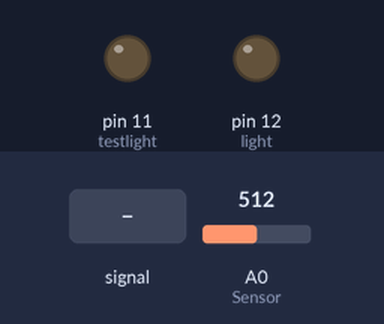
A sketch run on a simulated Arduino Uno, built with avr-gcc and run on an emulated ATmega328P. On the bench: output pins drawn as LEDs (lit = HIGH). Dashed ring = blinking. The inputs (shaded band) are chosen by the test bench; at power-on: A0 (Sensor) = 512. What the sketch prints to the serial monitor is not drawn.

Above: at 1.2 s.
1.3 s: A0 (Sensor) fed a 200 Hz sine of ±81 counts around its level
At 4.2 s:
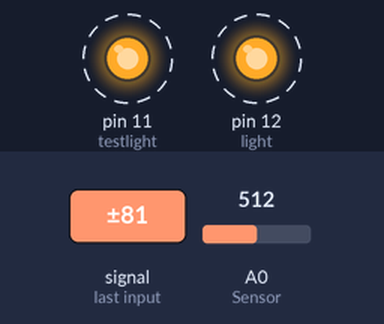
4.3 s: A0 (Sensor) set to 306
At 4.9 s:
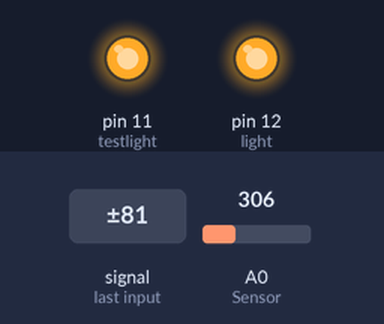
5.8 s: A0 (Sensor) set to 519
7.3 s: A0 (Sensor) set to 540
At 10.2 s:
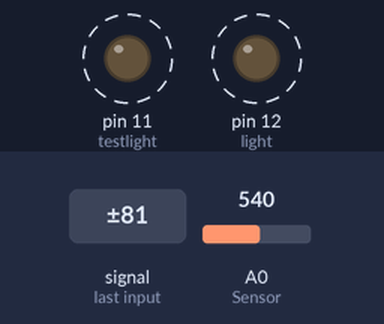
10.3 s: A0 (Sensor) set to 520
At 11.0 s:
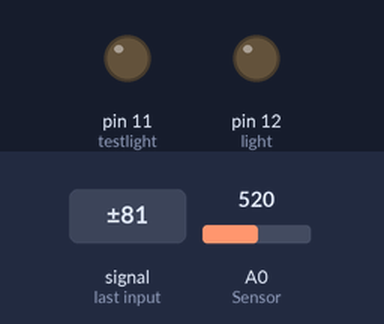
Timing chart, 0 to 12.8 s (numbered marks = the images above; inputs shaded):
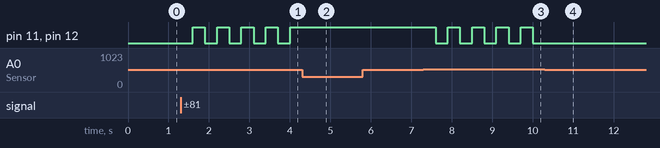

Measured:
- the behaviour switches between 530 and 531 on A0 (Sensor) (found by bisection; images 2 and 3)
- after the input at 1.3 s, pin 11 (testlight), pin 12 (light): alternates HIGH for 0.30 s and LOW for 0.30 s, starting after 0.30 s
- after the input at 4.3 s, pin 11 (testlight), pin 12 (light): stops changing and stays HIGH
- after the input at 7.3 s, pin 11 (testlight), pin 12 (light): alternates HIGH for 0.30 s and LOW for 0.30 s, starting after 0.30 s
- after the input at 10.3 s, pin 11 (testlight), pin 12 (light): stops changing and stays LOW

The sketch:

Two_Clap_Clapper.ino
```cpp
//this code is used to use the digital sound detectors and an led
int light=12;
int testlight=11;
int Sensor=A0;
int threshold = 530;
int state = LOW;
void setup() {
  // put your setup code here, to run once:
pinMode(light, OUTPUT);
pinMode(testlight, OUTPUT);
pinMode(Sensor, INPUT);
Serial.begin(115200);

}

void loop() {
  // put your main code here, to run repeatedly:

int reading = analogRead(Sensor);
Serial.print(reading);
Serial.print('\n');

if (reading > threshold) {
  delay(300);
  for (int i=0; i<3000; i++) {
    reading=analogRead(Sensor);
    if (reading > threshold) {
      if (state == LOW){
        state = HIGH;
        digitalWrite(light, state);
        digitalWrite(testlight, state);
        break;}
      else {
        state = LOW;
        digitalWrite(light, state);
        digitalWrite(testlight, state);
      break;}
    }
  }
}

}
```
